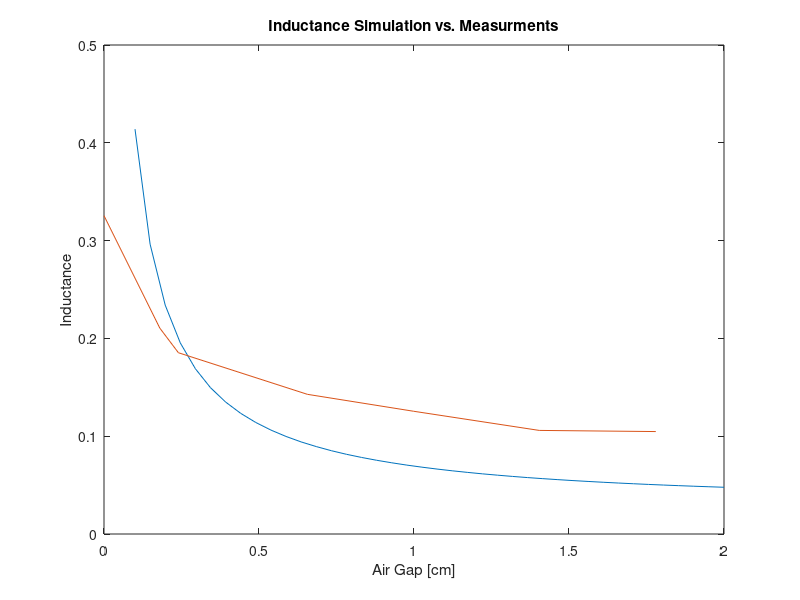

The MATLAB script that drew this image:
%% INDUCATANCE DATA ANALYSIS %%
% Small script for representation of the force simulation's output data.

clear
clc
close all

load('ind_results.mat')
R = 3.7; 
V_vect = [5,5,5,5,5,5,5];
I_vect = [0.46,0.66,0.725,0.86,0.925,1.005,1.01];
delta_vect = [0,1.8,2.4,6.56,9.99,14.04,17.8]/10;
L_vect=sqrt((V_vect./I_vect).^2 - R^2)./31.4;
L_sim = inductanceArray(:, 2);

%{
tiledlayout(3, 1)

nexttile
surf(I, deltas, inductanceArray)
title("F.E.M.M. Inductance Simulation Results")
xlabel('Current [A]')
ylabel('Air Gap [cm]')
zlabel("Inductance")

nexttile
%}
plot(deltas, L_sim)
hold on
plot(delta_vect, L_vect)
title("Inductance Simulation vs. Measurments")
xlabel('Air Gap [cm]')
ylabel('Inductance')